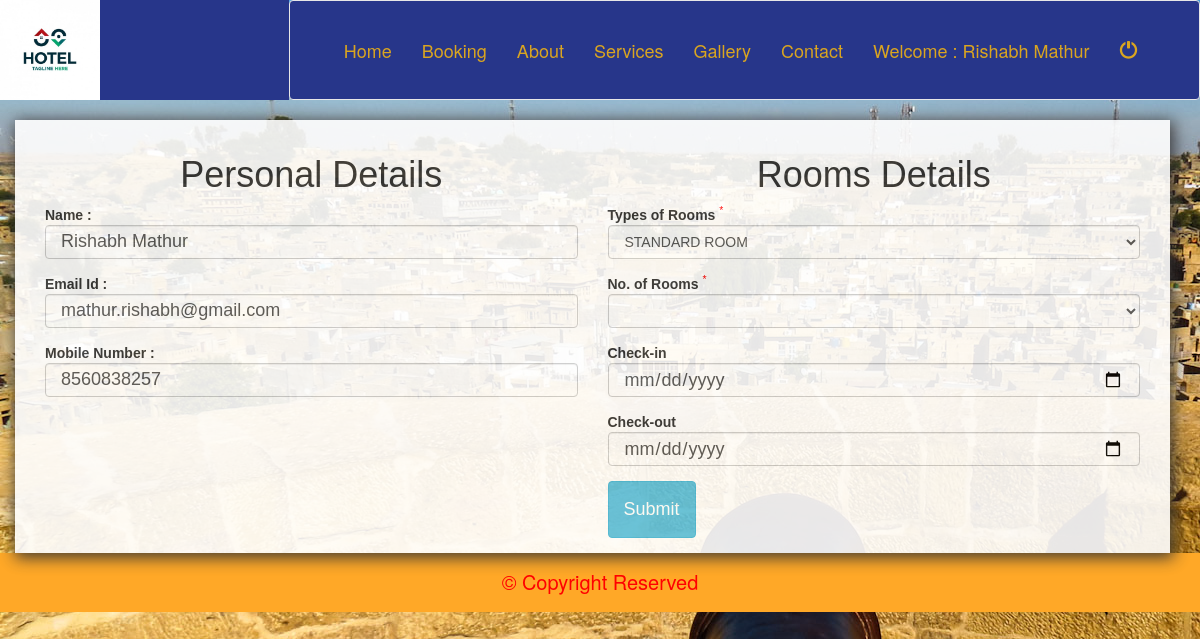
Screenshot of /rooms-booking.php (signed in) with the database file from the repository.
### tables this page shows
CREATE TABLE `user_signup` (
  `id` int(15) NOT NULL,
  `name` varchar(60) NOT NULL,
  `email` varchar(60) NOT NULL,
  `password` varchar(255) NOT NULL,
  `contact` varchar(15) NOT NULL
);

### rooms-booking.php (the view, shortened to what this page needs)
<?php
    include('user-connect.php');
    include('header.php');
?>
          <?php   if(isset($_SESSION['user'])) {       ?>
       <body style="background-image: url('Images/jaisel.jpg');" onload="document.registration.room_type.focus()">
   <div class="container">
       <div class="row block" >
          <?php
            $sqli = "select * from user_signup where email = '".$_SESSION['user']."'";
            $run = mysqli_query($conn, $sqli);
           while ($data = mysqli_fetch_array($run)){
           ?>
           <div class="col-md-6">
               <center><h1>Personal Details</h1></center>
               <form name="registration" onSubmit="return formValidation();" method="POST">
           <div class="form-group">
               <lable><b>Name : </b></lable>
               <input type="text" class="form-control" value="<?php echo $data['name'];  ?>" name="fname" required="">
           </div>
           <div class="form-group">
               <lable><b>Email Id : </b></lable>
               <input type="email" class="form-control" name="email" value="<?php echo $data['email'];  ?>" required="">
           </div>
           <div class="form-group">
               <lable><b>Mobile Number : </b></lable>
               <input type="text" class="form-control" name="mobiles" value="<?php echo $data['contact'];  ?>" required="">
           </div>
              <?php  } ?>
               </div>
               <div class="col-md-6">
                  <center><h1>Rooms Details</h1></center>
                   <div class="form-group">
                       <lable><B>Types of Rooms</B> <sup style="color: red;">*</sup></lable>
                        <select name="room_type" id="" class="form-control" required="">
                            <optgroup lable="Select-a-room">
                            <option value="SUPIRIER ROOM">STANDARD ROOM</option>
                            </optgroup>
                        </select>
                   </div>
                   <div class="form-group">
                       <lable><b>No. of Rooms</b> <sup style="color: red;">*</sup></lable>
                       <select name="Room_No" id="" class="form-control" required="">
                           <option value="default" selected="">  </option>
                           <option value="1">1</option>
                       </select>
                   </div>
                  <div class="form-group">
                       <lable><b>Check-in</b></lable>
                       <input type="date" class="form-control" name="cin">
                   </div>
                   <div class="form-group">
                       <lable><b>Check-out</b></lable>
                       <input type="date" class="form-control" name="cout">
                   </div>
           <input type="submit" name="submit" class="btn btn-info">
               </div>
       </div>
   </div>
        </body>
<?php
  include('footer.php');
}
else {
    echo "<script> alert ('Please first signin to your account');
            window.location.href = 'signup.php';
    </script>";
}
?>

### header.php (shortened to what this page needs)
<html>
 <head>
     <link rel="stylesheet" href="https://use.fontawesome.com/releases/v5.8.2/css/all.css">
     <link rel="stylesheet" href="https://maxcdn.bootstrapcdn.com/bootstrap/3.3.6/css/bootstrap.min.css"/>
     <link rel="stylesheet" href="style.css">
      <link rel="stylesheet" type="text/css" href="https://cdnjs.cloudflare.com/ajax/libs/animate.css/3.7.0/animate.min.css">
 </head>
 <body>
     <div class="container-fluid" style="padding: 0px; padding-bottom: 0px;">
         <div class="row">
             <div class="col-md-3 logo">
                 <img src="Images/Hotel.jpg" alt="" height="100px" >
             </div>
             <div class="col-md-9"  style="padding: 0px; border: none; outline: none;">
                 <nav class="navbar navbar-default navigation">
                         <div class="navbar-collapse collapse" id="navb">
                         <ul class="nav navbar-nav navbar-left lists">
                             <li><a href="index.php" >Home </a></li>
                             <li><a href="new-room-booking.php" >Booking</a></li>
                             <li><a href="about.php" >About</a></li>
                             <li><a href="services.php" >Services</a></li>
                             <li><a href="gallery-user.php" >Gallery</a></li>
                             <li><a href="contact.php" >Contact</a></li>
                             <?php
                             if(isset($_SESSION['user']))
                             {
                                 include('user-connect.php');
                                 $sql = "select * from user_signup where email = '".$_SESSION['user']."'";
                                 $res = mysqli_query($conn, $sql);
                                 $data = mysqli_fetch_array($res);
                                 ?>
                                 <li><a href="update_user.php?id=<?php echo $data['id']; ?>">Welcome : <?php echo $data['name']; ?></a></li>
                                  <li><a href="user-logout.php"><span class="glyphicon glyphicon-off" title="Logout"></span></a></li>
                                 <?php
                             }
                             else
                             {
                                 ?>
                                 <li><a href="user-login.php">Signup/login</a></li>
                                 <?php
                             }
                     ?>
                         </ul>
                     </div>
                 </nav>
             </div>
         </div>
     </div>

### style.css (style rules this page uses)
body { background-color: #f1f1f1; }
.navigation { background-color: #27368a; padding: 24px; }
.navigation .lists li a { color: goldenrod; font-size: 18px; }
.logo { background-color: #27368a; }
.container h1 { font-family: 'Arial'; text-align: center; }
.block { background-color: white; padding: 15px; font-family: 'Arial'; box-shadow: 2px 3px 15px 2px; opacity: .9; }
.block input { padding: 15px; font-size: 18px; }

### header.php (style rules this page uses)
.row { margin-right: 0px; }

### rows the page displays
user_signup: name "Rishabh Mathur", fname "Rishabh Mathur", email "mathur.rishabh@gmail.com", mobiles "8560838257"
